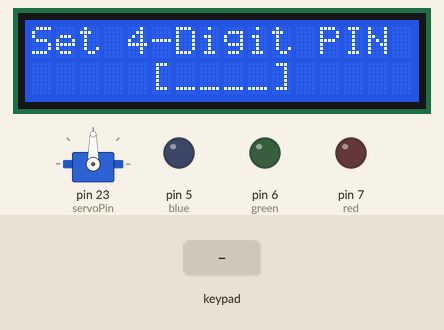
Simulated run of this sketch. Board: Arduino Mega 2560, built with avr-gcc and run on an emulated ATmega2560. Parts: servo, 16×2 character LCD, output pins drawn as LEDs (lit = HIGH). The test bench sets the inputs (shaded band).

Above: at 1.9 s.
2.0 s: keypad keys 3 9 4 1 4 3 4 5 pressed 0.4 s apart
At 4.9 s:
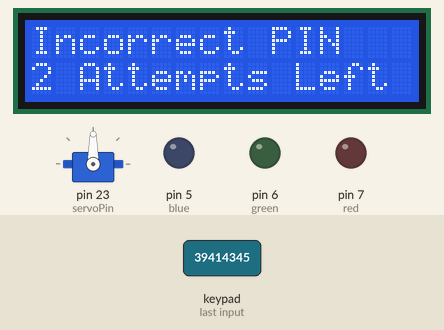
At 13.7 s:
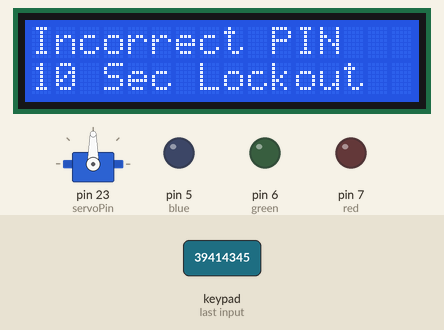
Timing chart, 0 to 26.9 s (numbered marks = the images above; inputs shaded):
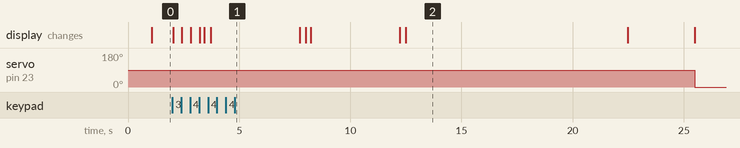

Measured:
- after the input at 2.0 s, pin 7 (red): LOW → HIGH after 23.5 s; servo on pin 23 (servoPin): 90° → 0° after 23.5 s; the display: first changes at once (image 1 shows a later state)

The sketch:

safe_simulator.ino
```cpp
#include <LiquidCrystal.h>
#include <Keypad.h>
#include <Servo.h>
#include <RTClib.h>

RTC_DS1307 myRTC;
Servo myServo;
int rs = 13, e = 12, d4 = 11, d5 = 10, d6 = 9, d7 = 8;
LiquidCrystal myLCD(rs, e, d4, d5, d6, d7);
const int row = 4, col = 4;
char safeKeys[row][col] = {
  { '1', '2', '3', 'A' },
  { '4', '5', '6', 'B' },
  { '7', '8', '9', 'C' },
  { '*', '0', '#', 'D' }
};
uint8_t colPins[col] = {47, 49, 51, 53};
uint8_t rowPins[row] = {39, 41, 43, 45};
Keypad safeKeypad = Keypad(makeKeymap(safeKeys), rowPins, colPins, row, col);

int servoPin = 23;
int buzzerPin = 2;

bool lockStatus;
char pinCode[4];
bool menuScreen = false;

void setup() {
  for (int color = 5; color <= 7; color++) {
    pinMode(color, OUTPUT);
  }
  myServo.attach(servoPin);
  myServo.write(90);
  myLCD.begin(16,2);
  printLCD("Digital SafeLock", "Simulator", 1000);
  enterPin(true, true);
}

void loop() {
  menu();
  delay(30);
}

void menu() {
  if (!menuScreen) {
    printLCD("SafeLock Menu", "Press '#' option", 100);
    menuScreen = true;
  }
  char continueMenu = safeKeypad.getKey();
  if (continueMenu == '#') {
    menuScreen = false;
    if (lockStatus) {
      printLCD("A-Unlock|B-Back", "C-Change|D-Date", 10);
    } else {
      printLCD("*-Lock|B-Back", "C-Change|D-Date", 10);
    }
    char input;
    while (true) {
      input = safeKeypad.getKey();
      // Lock the safe
      if (input == '*') {
        lockSafe(true);
        printLCD("Locked Safe", "", 10);
        break;
      }
      // Open the safe
      else if (input == 'A') {
        enterPin(false, true);
        break;
      } else if (input == 'B') {
        return;
      } else if (input == 'C') {
        enterPin(false, false);
        enterPin(true, true);
        printLCD("Changed Password", "     [****]", 1000);
        break;
      } else if (input == 'D') {
        printDate();
        break;
      }
    }
  }
}

void enterPin(bool reset, bool required) {
  bool unlock = true;
  int counter = 0, incorrect = 0;
  char input;
  String pinInterface;

  if (!reset) {
    counter += 4;
    printLCD("Confirm Lock PIN", "     [____]", 10);
  } else {
    printLCD("Set 4-Digit PIN", "     [____]", 10);
  }

  while (counter < 8) {
    input = safeKeypad.getKey();
    if (input >= '0' && input <= '9') {
      if (counter < 4) {
        pinCode[counter] = input;
      } else if (counter >= 4 && input != pinCode[counter - 4]) {
        incorrect += 1;
        unlock = incorrectAttempt(&incorrect);
        if (!unlock) {
          break;
        }
        printLCD("Confirm Lock PIN", "     [____]", 200);
        myLCD.setCursor(0,1);
        counter = 4;
        continue;
      }
      counter += 1;
      printPINInterface(counter);
      if (counter == 4) {
        delay(200);
        printLCD("Confirm Lock PIN", "     [____]", 200);
      }
    } else if (input == 'B' && !required) {
        unlock = false;
        break;
    } else if (input == 'B' && reset) {
      counter = 0;
      printLCD("Set 4-Digit PIN", "     [____]", 200);
    }
    delay(30);
  }
  if (!required && !reset) {

  } else if (unlock && !required) {
    lockSafe(false);
  } else {
    lockSafe(true);
  }
}

void printPINInterface(int count) {
  myLCD.setCursor(0,1);
  myLCD.print("     [");
  for (int pinNums = 0; pinNums < 4; pinNums++) {
    if (count % 4 > 0) {
      myLCD.print("*");
      count -= 1;
    } else {
      myLCD.print("_");
    }
  }
  myLCD.print("]");
}


bool incorrectAttempt(int* incorrect) {
  int left = *incorrect % 4;
  if (left == 3) {
    printLCD("Incorrect PIN", "10 Sec Lockout", 10000);
    printLCD("Navigate to open", "option again", 3000);
    return false;
  } else {
    printLCD("Incorrect PIN", String(3 - left) + " Attempts Left", 4000);
    return true;
  }
}

void printDate(){
  char input = safeKeypad.getKey();
  DateTime clock;
  while (input != 'B') {
    input = safeKeypad.getKey();
    clock = myRTC.now();
    int hour = clock.hour();
    int minute = clock.minute();
    int second = clock.second();

    String timeStatement = "Time ";
    if (hour <= 9 ){
      timeStatement += "0";
    }
    timeStatement += String(hour);
    timeStatement += ":";
    if (minute <= 9 ){
      timeStatement += "0";
    }
    timeStatement += String(minute);
    timeStatement += ":";
    if (second <= 9 ){
      timeStatement += "0";
    }
    timeStatement += String(second);

    int day = clock.day();
    int month = clock.month();
    int year = clock.year();

    String dateStatement = "Date ";

    if (month <= 9 ){
      dateStatement += "0";
    }
    dateStatement += String(month);
    dateStatement += "/";

    if (day <= 9 ){
      dateStatement += "0";
    }
    dateStatement += String(day);


    dateStatement += "/";
    dateStatement += String(year);

    printLCD(dateStatement, timeStatement, 950);
  }
}


void buzzerSound() {//int* status) {
  for (int count = 0; count < 4; count ++) {
      digitalWrite(buzzerPin, HIGH);
      tone(buzzerPin, 1050);
      delay(250);

      digitalWrite(buzzerPin, LOW);
      noTone(buzzerPin);
      delay(250);

    }
}

// Press '*'
void lockSafe(bool lock) {
  if (lock) {
    lockStatus = true;
    myServo.write(0);
    lockColor('r');
  } else {
    printLCD("Unlocked Safe", "", 10);
    lockStatus = false;
    myServo.write(180);
    lockColor('g');
  }
}


void lockColor(char color) {
  int red = 7, green = 6, blue = 5;
  if (color == 'r') {
    analogWrite(red, 255);
    analogWrite(green, 0);
    analogWrite(blue, 0);
  } else if (color == 'g') {
    analogWrite(red, 0);
    analogWrite(green, 255);
    analogWrite(blue, 0);
  } else if (color == 'n') {
    analogWrite(red, 0);
    analogWrite(green, 0);
    analogWrite(blue, 0);
  }
}

void printLCD(String statement1, String statement2, int delayTime) {
  myLCD.clear();
  myLCD.setCursor(0,0);
  myLCD.print(statement1);
  myLCD.setCursor(0,1);
  myLCD.print(statement2);
  delay(delayTime);
}
```
